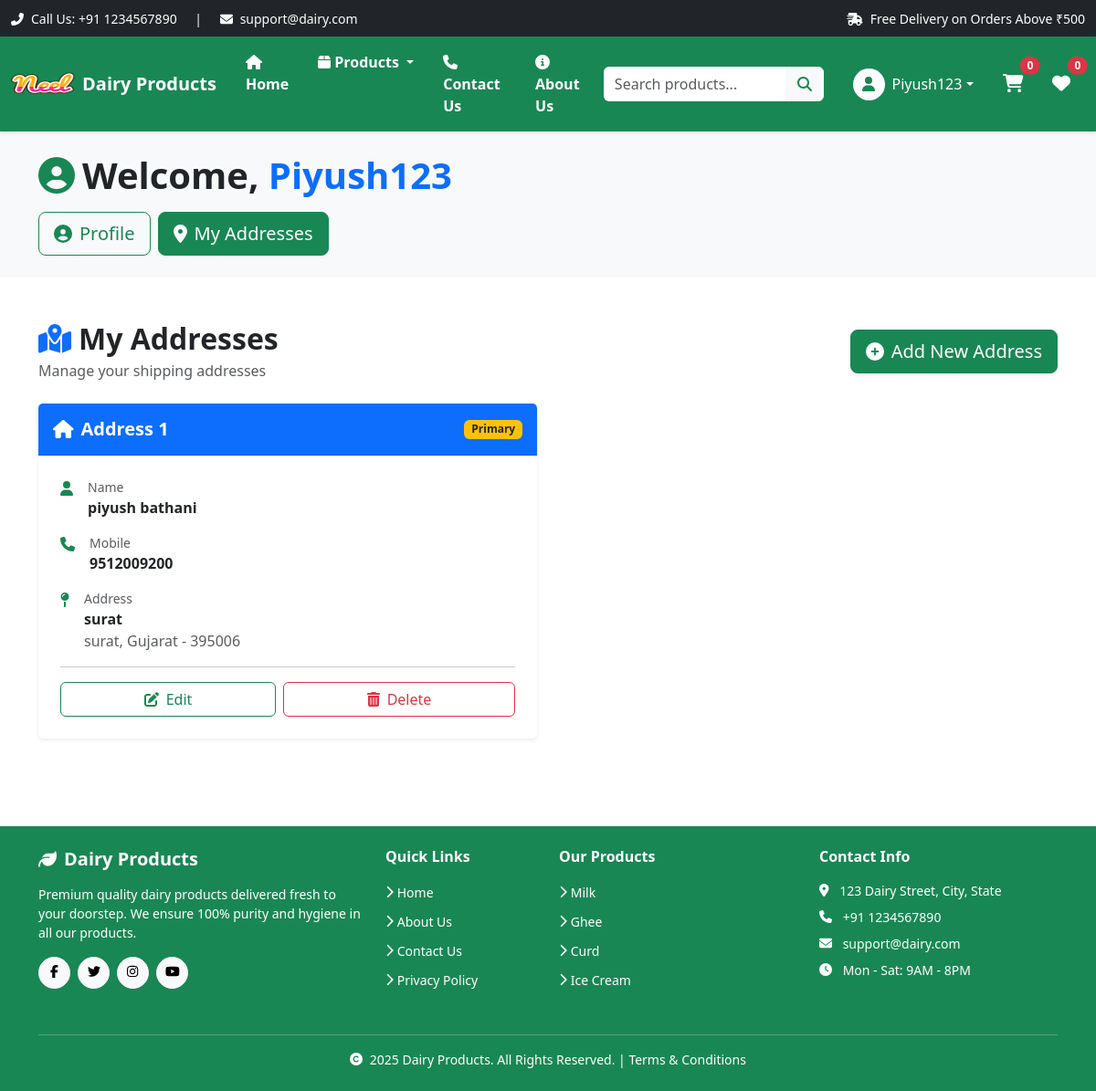
The app's page /address/ (signed in), older data.
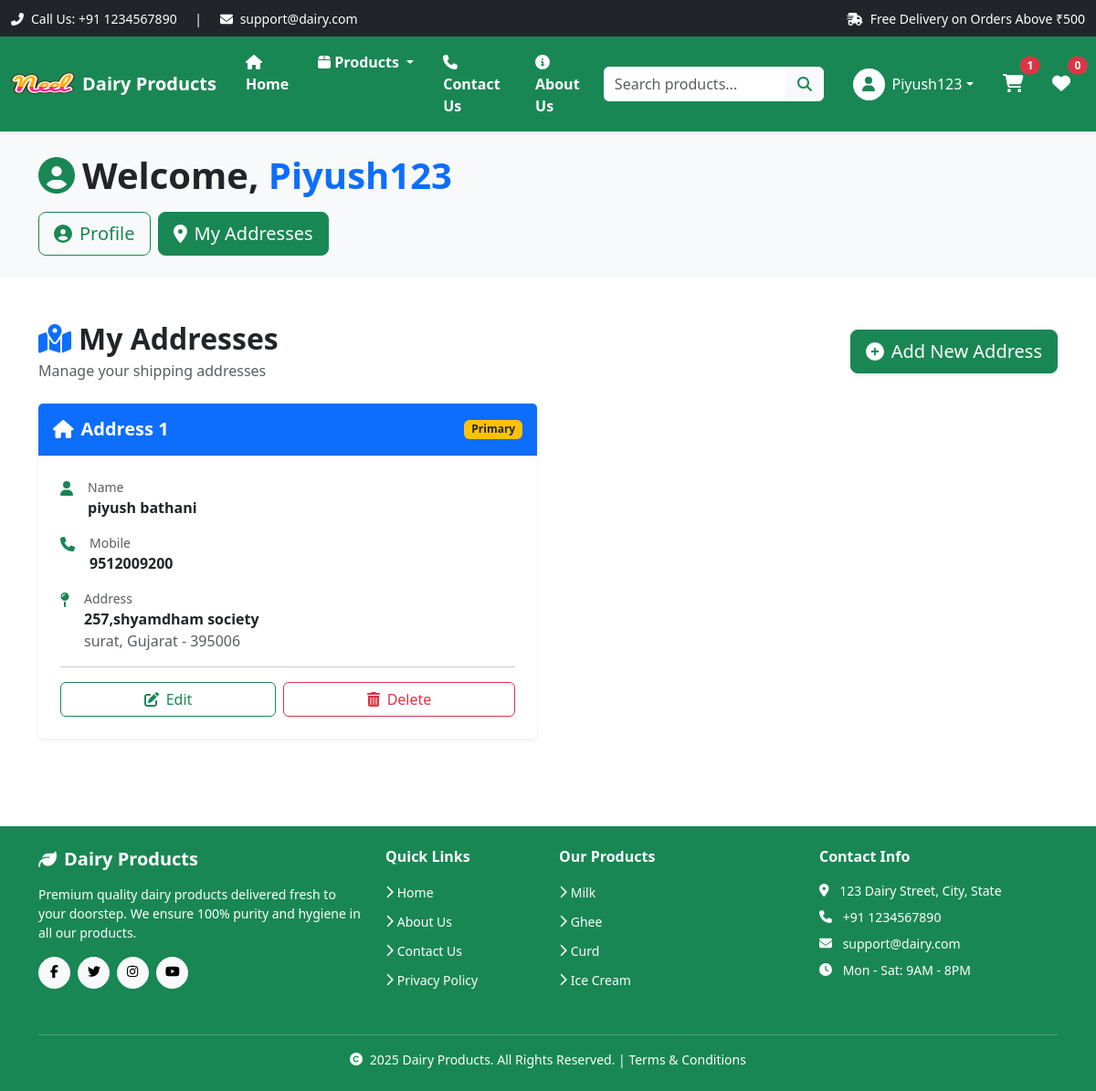
The same page, newer data.
### app/models.py (models this page shows, shortened)
class Customer(models.Model):
    user = models.ForeignKey(User, on_delete=models.CASCADE)
    name = models.CharField(max_length=200)
    locality = models.CharField(max_length=200)
    city = models.CharField(max_length=50)
    mobile = models.CharField(max_length=10)
    zipcode = models.CharField(max_length=10)
    state = models.CharField(choices=STATE_CHOICES, max_length=50)

### app/views.py (the view)
# urls.py: path('address/', views.customer_address, name='customer-address'),
def customer_address(request):
    add = Customer.objects.filter(user=request.user)
    return render(request, 'app/customeraddress.html', locals())

### app/templates/app/customeraddress.html (shortened to what the changed rows need)
{% extends 'app/layout.html' %}
{% load static %}
{% block content %}
<div class="bg-light py-4 mb-4">
  <div class="container">
    <div class="row">
      <div class="col-12">
        <h1 class="display-6 fw-bold text-dark mb-3">
          <i class="fas fa-user-circle text-success me-2"></i>Welcome, <span class="text-capitalize text-primary">{{ request.user }}</span>
        </h1>
      </div>
    </div>
  </div>
</div>
<div class="container my-5">
    <div class="row">
      <div class="col-12">
      <div class="d-flex justify-content-between align-items-center mb-4">
        <div>
          <h2 class="fw-bold mb-1">
            <i class="fas fa-map-marked-alt text-primary me-2"></i>My Addresses
          </h2>
        </div>
      </div>
      {% if add %}
        <div class="row row-cols-1 row-cols-lg-2 g-4">
          {% for ad in add %}
            <div class="col">
              <div class="card h-100 border-0 shadow-sm">
                <div class="card-header bg-primary text-white py-3">
                  <div class="d-flex justify-content-between align-items-center">
                    <h5 class="mb-0 fw-bold">
                      <i class="fas fa-home me-2"></i>Address {{ forloop.counter }}
                    </h5>
                    {% if forloop.first %}
                      <span class="badge bg-warning text-dark">Primary</span>
                    {% endif %}
                  </div>
                </div>
                <div class="card-body p-4">
                  <div class="mb-3">
                    <div class="d-flex align-items-start mb-2">
                      <i class="fas fa-user text-success me-3 mt-1"></i>
                      <div>
                        <small class="text-muted d-block">Name</small>
                        <p class="mb-0 fw-semibold">{{ ad.name }}</p>
                      </div>
                    </div>
                  </div>
                  <div class="mb-3">
                    <div class="d-flex align-items-start mb-2">
                      <i class="fas fa-phone text-success me-3 mt-1"></i>
                      <div>
                        <small class="text-muted d-block">Mobile</small>
                        <p class="mb-0 fw-semibold">{{ ad.mobile }}</p>
                      </div>
                    </div>
                  </div>
                  <div class="mb-3">
                    <div class="d-flex align-items-start mb-2">
                      <i class="fas fa-map-pin text-success me-3 mt-1"></i>
                      <div>
                        <small class="text-muted d-block">Address</small>
                        <p class="mb-0 fw-semibold">{{ ad.locality }}</p>
                        <p class="mb-0 text-muted">{{ ad.city }}, {{ ad.state }} - {{ ad.zipcode }}</p>
                      </div>
                    </div>
                  </div>
                  <hr class="my-3">
                  <div class="d-flex gap-2 justify-content-end">
                    <a href="{% url 'update-address' ad.id %}"
                       class="btn btn-outline-success flex-fill">
                       <i class="fas fa-edit me-2"></i>Edit
                    </a>
                    <form action="{% url 'delete-address' ad.id %}" method="POST" class="flex-fill">
                      <button type="submit" class="btn btn-outline-danger w-100" onclick="return confirm('Are you sure you want to delete this address?')">
                        <i class="fas fa-trash-alt me-2"></i>Delete
                      </button>
                    </form>
                  </div>
                </div>
              </div>
            </div>
          {% endfor %}
        </div>
      {% endif %}
      </div>
    </div>
  </div>
{% endblock %}

### app/templates/app/layout.html (shortened to what the changed rows need)
{% load static %} {% load django_browser_reload %}
<!DOCTYPE html>
<html lang="en">
  <head>
    <link
      href="https://cdn.jsdelivr.net/npm/bootstrap@5.3.8/dist/css/bootstrap.min.css"
      rel="stylesheet"
    />
    <link
      href="https://cdnjs.cloudflare.com/ajax/libs/font-awesome/6.4.0/css/all.min.css"
      rel="stylesheet"
    />
    <link rel="stylesheet" href="{% static 'app/css/owl.carousel.min.css' %}" />
    <link rel="stylesheet" href="{% static 'app/css/all.min.css' %}" />
    <link rel="stylesheet" href="{% static 'app/css/password-field.css' %}" />
    <link rel="stylesheet" href="{% static 'app/css/style.css' %}" />
  </head>
  <body class="d-flex flex-column min-vh-100">
    <nav class="navbar navbar-expand-lg navbar-dark bg-success shadow-sm sticky-top">
      <div class="container-fluid">
        <div class="collapse navbar-collapse" id="navbarSupportedContent">
          <ul class="navbar-nav mb-2 mb-lg-0 align-items-lg-center">
  {% if request.user.is_authenticated %}
    <li class="nav-item dropdown mx-2">
      <a
        class="nav-link dropdown-toggle text-white d-flex align-items-center"
        href="#"
        id="profileDropdown"
        role="button"
        data-bs-toggle="dropdown"
        aria-expanded="false"
      >
        <div class="bg-white text-success rounded-circle d-flex align-items-center justify-content-center me-2"
             style="width: 35px; height: 35px;">
          <i class="fas fa-user"></i>
        </div>
        <span class="d-none d-lg-inline">{{request.user.username|title}}</span>
      </a>
    </li>
    <li class="nav-item mx-2">
      <a href="{% url 'show-cart' %}" class="nav-link text-white position-relative">
        <i class="fas fa-shopping-cart fs-5"></i>
        {% if request.user.is_authenticated %}
          <span class="position-absolute top-0 start-100 translate-middle badge rounded-pill bg-danger">
            {{ request.user.cart_set.count|default:"0" }}
          </span>
        {% endif %}
      </a>
    </li>
    <li class="nav-item mx-2">
      <a href="#" class="nav-link text-white position-relative">
        <i class="fas fa-heart fs-5"></i>
        {% if request.user.is_authenticated %}
          <span class="position-absolute top-0 start-100 translate-middle badge rounded-pill bg-danger">
            0
          </span>
        {% endif %}
      </a>
    </li>
  {% endif %}
</ul>
        </div>
      </div>
    </nav>
    <main class="flex-grow-1">
      {% block content %} {% endblock %}
    </main>
  </body>
</html>

Row changes from the older to the newer data that the page shows:
changed Customer "piyush bathani": locality "surat" → "257,shyamdham society"
Text that changed along with them:
{{ request.user.cart_set.count|default:"0" }}: "0" → "1"
